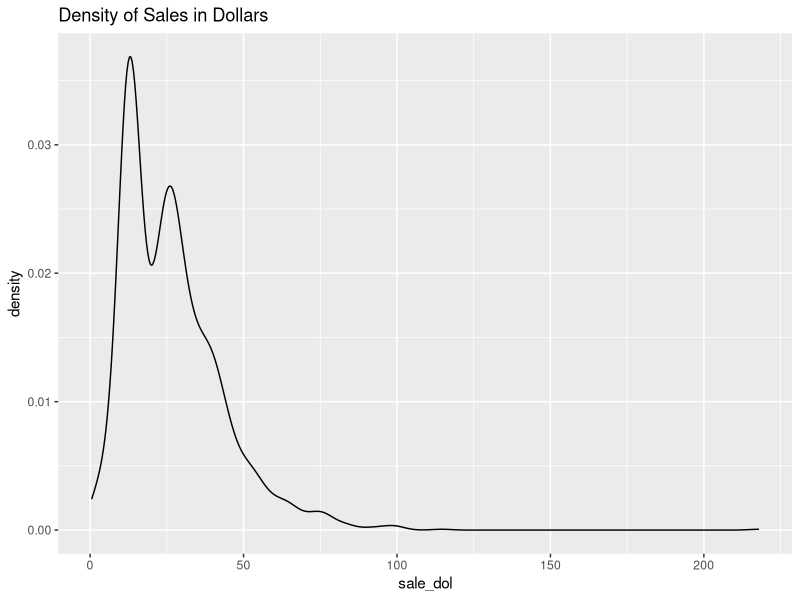
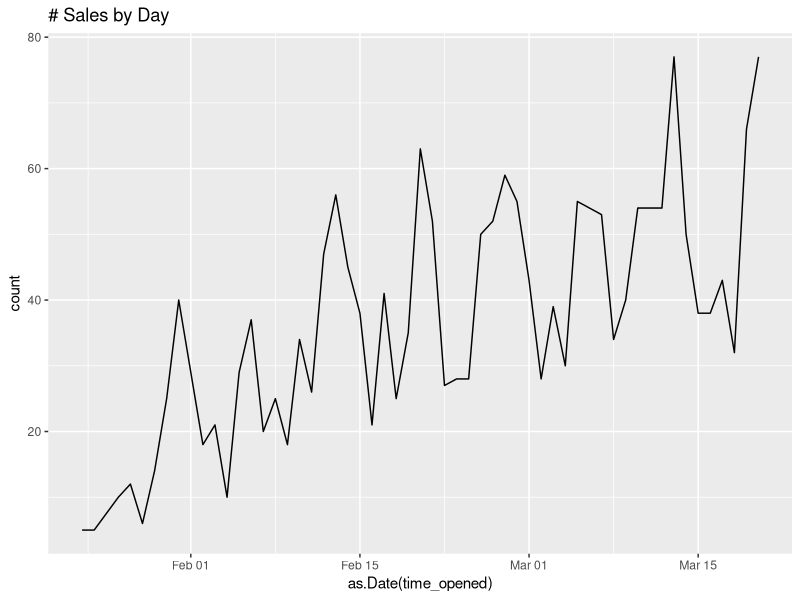
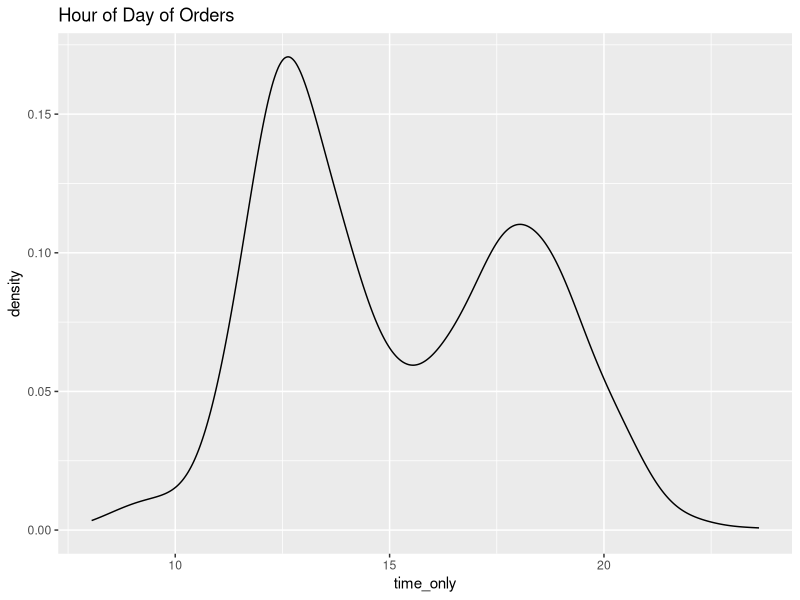
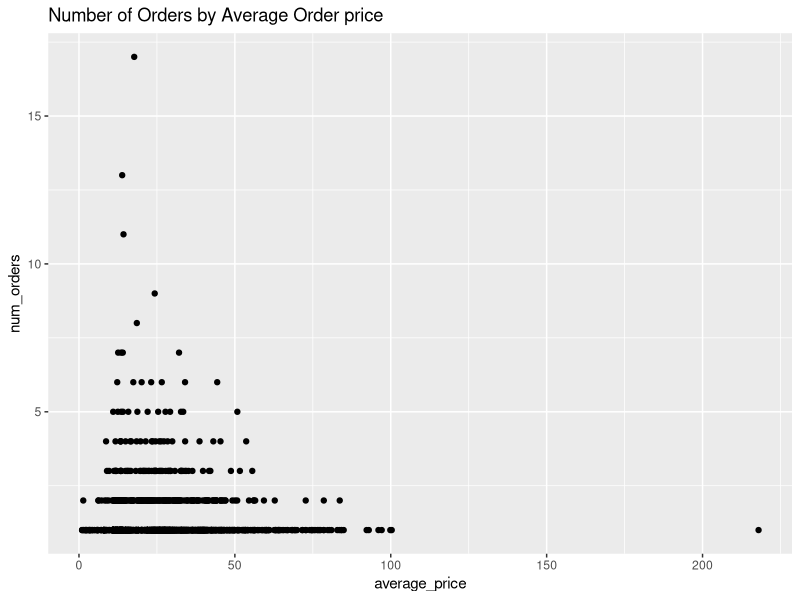
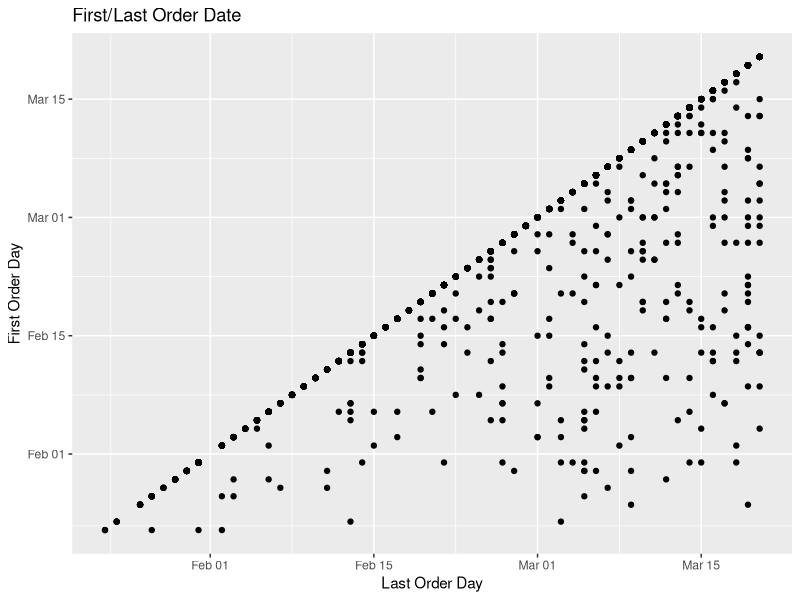
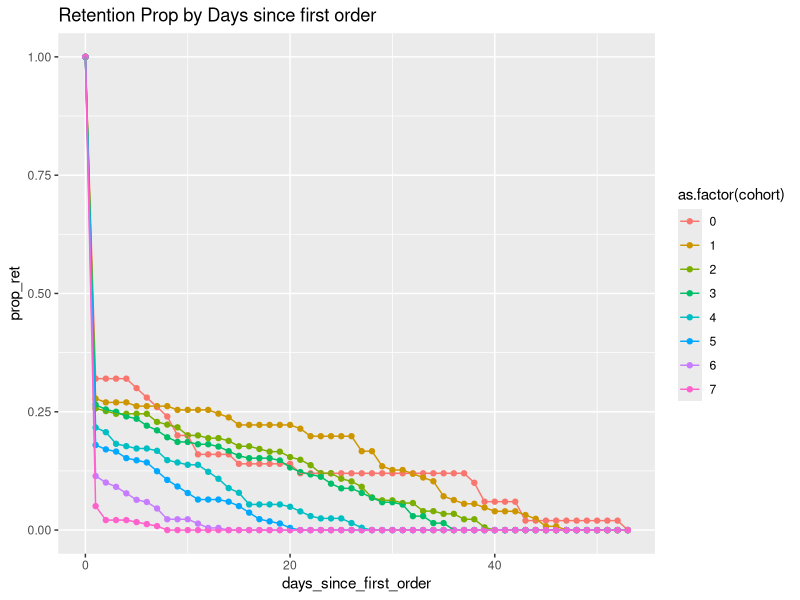
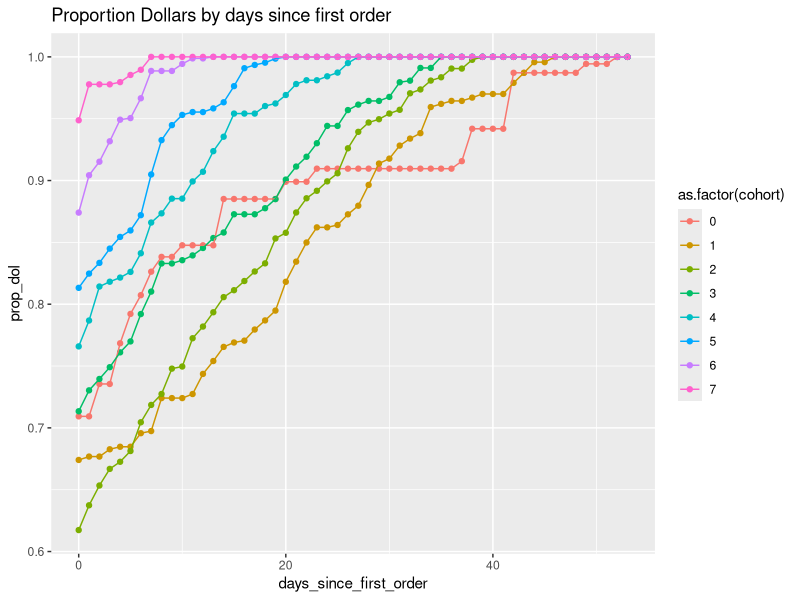

Write R code to recreate these figures, in order.
## ---- chunk 1
library(readr)
library(ggplot2)
library(hms)
library(dplyr)

rm(list=ls())
## ---- chunk 2
df<- read_csv("sample_orders.csv")
## ---- chunk 3
#Cleanup
str(df)
head(df)

#summary(df$time_opened)
df_2<-df[!is.na(df$time_opened),]
summary(df_2$time_opened)
summary(df_2$customer_id)
summary(df_2$subtotal)
df_3<-df_2[df_2$subtotal!=0,]

df_3$customer_id<-as.factor(df_3$customer_id)

#Remove partial day
df_4<-df_3[as.Date(df_3$time_opened)<'2021-03-21',]

df_f<-df_4
## ---- chunk 4
#Feature Construction
df_f$sale_dol<-df_f$subtotal/100
df_f$dow<-weekdays(as.Date(df_f$time_opened))
df_f$time_only<-as.numeric(as_hms(df_f$time_opened))/3600
## ---- chunk 5
#EDA
ggplot(data=df_f,aes(x=sale_dol))+
         geom_density()+
  ggtitle("Density of Sales in Dollars")

ggplot(data=df_f,aes(x=as.Date(time_opened)))+
         geom_line(stat='count')+
  ggtitle("# Sales by Day")

#table(as.Date(df_f$time_opened))

table(df_f$dow)

ggplot(data=df_f,aes(x=time_only))+
  geom_density()+
  ggtitle("Hour of Day of Orders")

## ---- chunk 6
#Feature Engineering by user

#Would probably be more efficient with vectorizing. Im just going to for loop it so I can make faster. Data is small enough

user_list<-unique(df_f$customer_id)

df_user<-data.frame(user_list)
colnames(df_user)<-"user"

df_user$num_orders<-NA
df_user$average_price<-NA
df_user$max_price<-NA
df_user$min_price<-NA
df_user$first_order<-NA
df_user$last_order<-NA
df_user$first_order_day<-NA
df_user$last_order_day<-NA
df_user$prop_order_weekend<-NA

for (i in 1:nrow(df_user)){
  spc_user<-df_user[i,"user"]
  spc_df<-df_f[df_f$customer_id==spc_user,]
  
  df_user$num_orders[i]<-nrow(spc_df)
  df_user$average_price[i]<-mean(spc_df$sale_dol)
  df_user$max_price[i]<-max(spc_df$sale_dol)
  df_user$min_price[i]<-min(spc_df$sale_dol)
  df_user$first_order[i]<-min(spc_df$time_opened)
  df_user$last_order[i]<-max(spc_df$time_opened)
  df_user$first_order_day[i]<-as.Date(min(spc_df$time_opened))
  df_user$last_order_day[i]<-as.Date(max(spc_df$time_opened))
  df_user$prop_order_weekend<-sum(spc_df$dow %in% c("Saturday","Sunday"))/length(spc_df$dow)
}

## ---- chunk 7
ggplot(data=df_user,aes(x=average_price,y=num_orders))+
  geom_point()+
  ggtitle("Number of Orders by Average Order price")

ggplot(data=df_user,aes(as.Date(x=last_order_day,origin='1970-01-01'),y=as.Date(first_order_day,origin='1970-01-01')))+
  geom_point()+
  ggtitle("First/Last Order Date")+
  xlab("Last Order Day")+
  ylab("First Order Day")


## ---- chunk 8
#Splitting into cohorts. I want to see behavior over time and forecast how new users will tracks. I have data for 57 days. Im going to split into 8 cohorts each represented by 1 week of customers whose first order occured in a specific week (7 day period). Anyone who placed an order in the last day will be discarded.

df_user$cohort<-(df_user$first_order_day-18650)%/%7
df_user<-df_user[df_user$cohort!=8,]
## ---- chunk 9
df_user$retention_days<-1+df_user$last_order_day-df_user$first_order_day
df_user$days_data<-max(df_user$last_order_day)-df_user$last_order_day+1
## ---- chunk 10
coh_ind_df<-unique(df_user[,c("user","cohort","first_order_day")])
merge_df<-merge(df_f,coh_ind_df,by.x="customer_id",by.y="user",all.x=TRUE)
merge_df_2<-merge_df[!is.na(merge_df$cohort),]
merge_df_2$order_day<-as.numeric(as.Date(merge_df_2$time_opened))
merge_df_2$days_since_first_order<-merge_df_2$order_day-merge_df_2$first_order_day
## ---- chunk 11
cohorts<-unique(df_user$cohort)
days<-0:max(df_user$retention_days)

coh_df<-expand.grid(cohorts,days)
colnames(coh_df)<-c("cohort","days_since_first_order")

coh_df$ret_count<-NA

coh_df$cum_dol<-NA

#Using for loop because of time limitations. Vectorizing would be much more efficient
for (i in 1:nrow(coh_df)){
  spc_coh<-coh_df[i,"cohort"]
  spc_days_since<-coh_df[i,"days_since_first_order"]
  
  spc_df<-merge_df_2[merge_df_2$cohort==spc_coh & merge_df_2$days_since_first_order>=spc_days_since,]
  coh_df[i,"ret_count"]<-length(unique(spc_df$customer_id))
  
  spc_df_2<-merge_df_2[merge_df_2$cohort==spc_coh & merge_df_2$days_since_first_order<=spc_days_since,]
  coh_df[i,"cum_dol"]<-sum(spc_df_2$sale_dol)
  
}

coh_dol<-merge_df_2 %>%
  group_by(as.factor(cohort)) %>%
  summarise(tot_dol=sum(sale_dol))
colnames(coh_dol)[1]<-"cohort"

coh_tot_df<-table(df_user$cohort)

coh_df_2<-merge(coh_df,coh_tot_df,by.x="cohort",by.y="Var1")
colnames(coh_df_2)[5]<-"total_coh_count"
coh_df_2$prop_ret<-coh_df_2$ret_count/coh_df_2$total_coh_count


coh_df_3<-merge(coh_df_2,coh_dol,by.x="cohort",by.y='cohort')
coh_df_3$prop_dol<-coh_df_3$cum_dol/coh_df_3$tot_dol

## ---- chunk 12
ggplot(data=coh_df_3,aes(x=days_since_first_order,y=prop_ret,color=as.factor(cohort)))+
  geom_point()+
  geom_line()+
  ggtitle("Retention Prop by Days since first order")
## ---- chunk 13
ggplot(data=coh_df_3,aes(x=days_since_first_order,y=prop_dol,color=as.factor(cohort)))+
  geom_point()+
  geom_line()+
  ggtitle("Proportion Dollars by days since first order")
## ---- chunk 14
#Number of cohorts by group
coh_tot_df
coh_dol

#Using cohorts 0-3 most complete
coh_df_3[coh_df_3$cohort<4 & coh_df_3$days_since_first_order==0,]

day_0_prop<-mean(coh_df_3[coh_df_3$cohort<4 & coh_df_3$days_since_first_order==0,]$prop_dol)


## ---- chunk 15
out_df<-coh_df_3[coh_df_3$days_since_first_order==0,]
out_df$coh_val<-out_df$cum_dol/day_0_prop

print(out_df)

print(out_df[,c("cohort","coh_val")])
